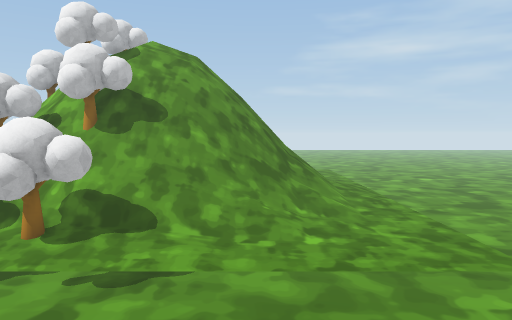
view 1 (above)

23 first-person views from a walk through a scene from a Unity 3-D project. The camera is 1.5 m above the floor, tilts 4° down and sees 70° across. The floor is counted in squares, 1 m on a side. Each view is taken from the middle of a square. On the plan, view 1 faces up. The plan holds only what a view shows up to about 16 squares ahead; the rest is blank. The place goes on beyond the plan. The player character is not drawn. Some animated figures are left out.

view 2
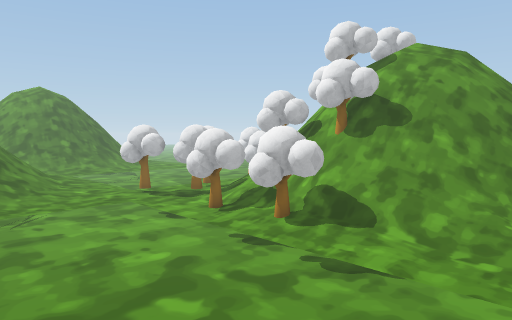

view 3
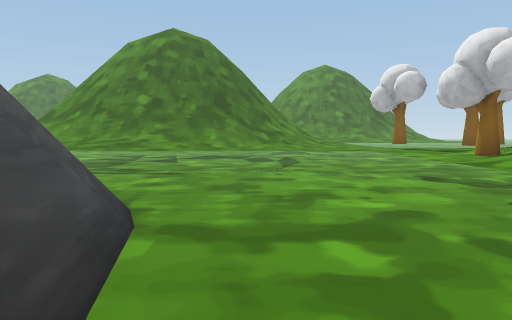

view 4
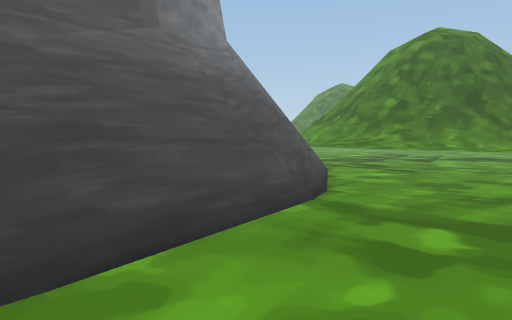

view 5
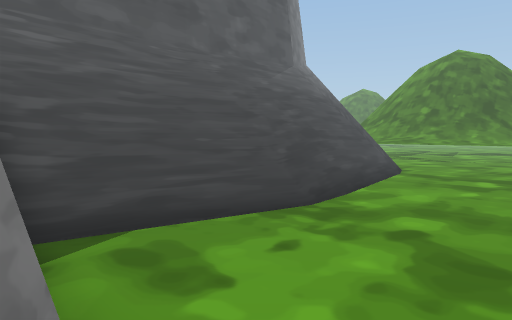

view 6
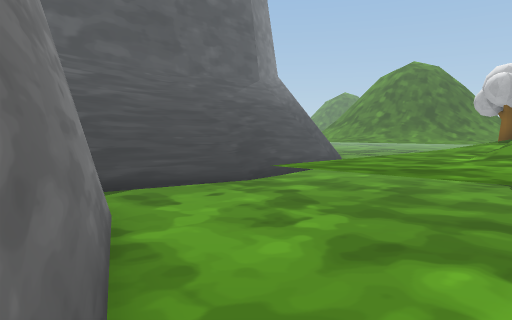

view 7
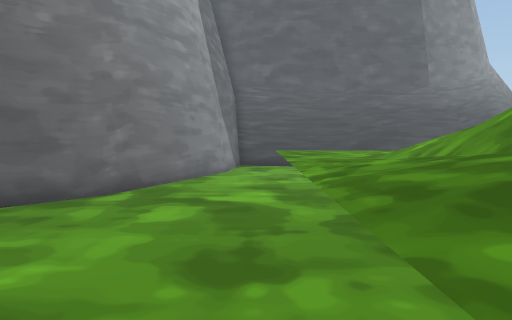

view 8
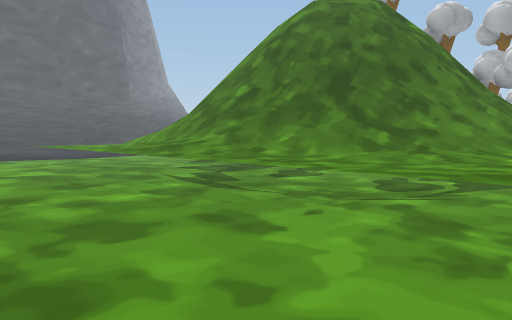

view 9
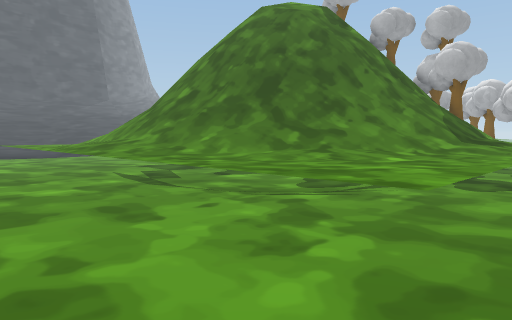

view 10
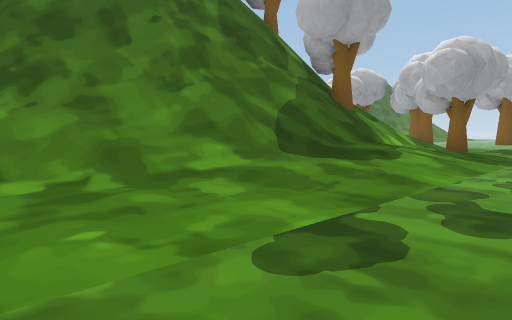

view 11
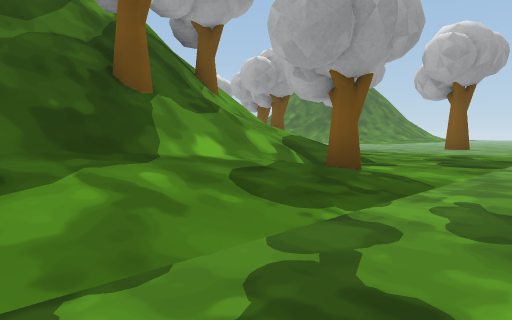

view 12
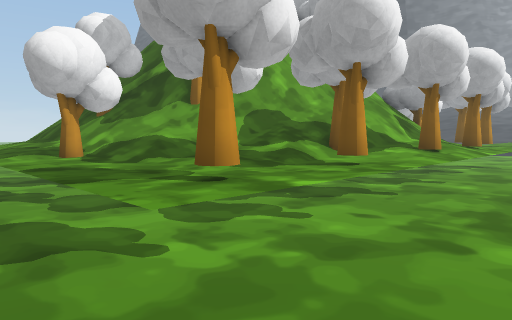

view 13
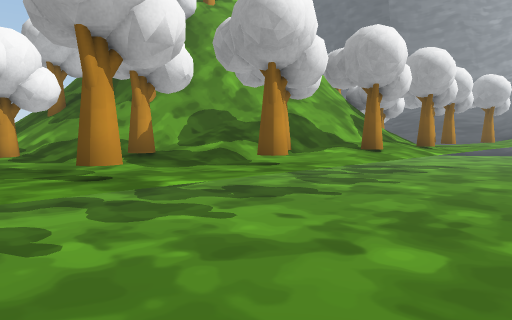

view 14
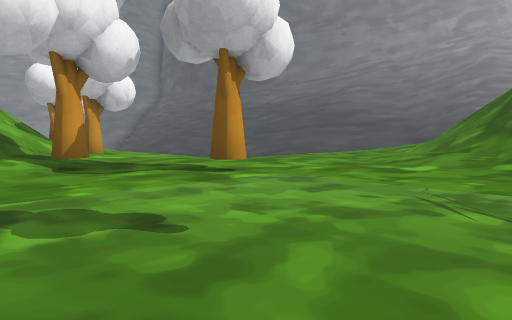

view 15
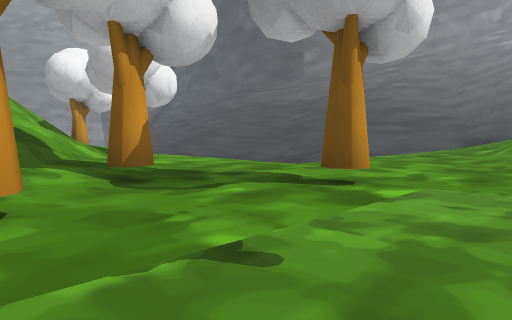

view 16
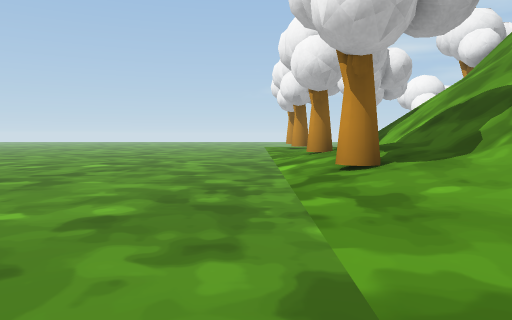

view 17
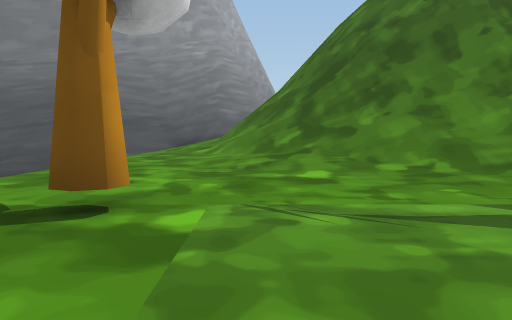

view 18
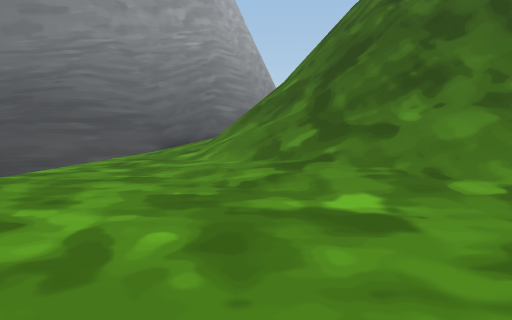

view 19
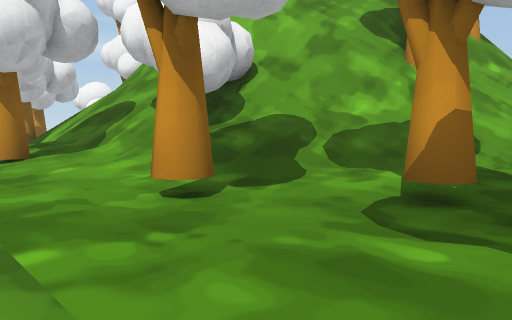

view 20
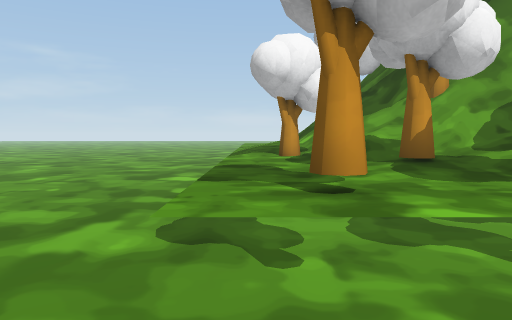

view 21
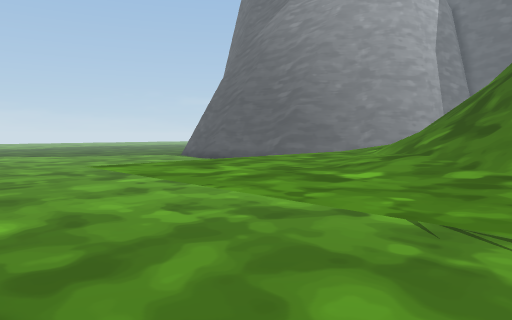

view 22
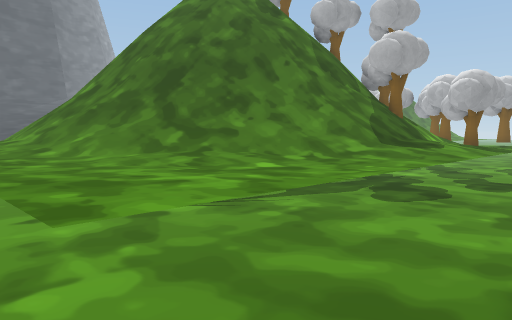

view 23
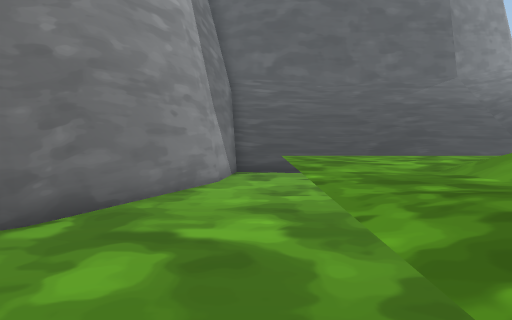

### Floor plan
Key: @ floor where view 1 was taken; # wall or solid block; . main floor; : floor 2.5 m higher than the main floor; / step, stairs or slope; = window, fence, low wall or low ledge; ^ raised ledge; v drop or lower ground; T tree.
Columns run from 18 left of view 1 to 10 right of it. Each row starts with its distance up from view 1.
 29      .............      .
 28  .  ...................... .
 27 .............................
 26 ....^^^^^^^^^^^^^^^^^^^^.....
 25 ....TT^^^TT^^^^^^^^^^^^^.....
 24 ....^^^T^^^^^ ^^^^^^^^^^.....
 23 ....^^^T^^       ^^^^^^^.....
 22 ....TT^^^          ^^^^^....
 21 ....^TT^            ^^^^....
 20 ....^^^             ^^^^....
 19 ....TT^              ^^^....
 18 ....T^^              ^^^....
 17 ....^^^              ^^^...
 16 ....T^^              ^^^.....
 15 ....T^#              ^^^.....
 14  ...^^T              ^^^.....
 13   ..^^^#            ^^^^.....
 12 . ..^T^^           ^^^^^.....
 11   ..^T^^^^        ^^^^^^.....
 10   ..^^T^^^^#     ^^^^^^^....#
  9  ...T^^^^^^^^^^^^^^^^^^^...##
  8  ^^^T^^^^TT^^T^^^^^^^^^^...##
  7 ^^^^^^^^^^^^^^^^^^^^^^^^...#
  6 ^^^^^^^...................##
  5 ^^^^^^^...................#
  4  ^^^^^^..................##
  3   ^^^^^..................#
  2    ^^^^.........##/////..#
  1    ^^^^...../=====///////#
  0     ^^^...=//=###/@////==#
 -1     ^^^..==///:v/////#=###
 -2     ^^^=###///////#######
 -3     ^^^##v////#####   #
 -4     ^^##v///###
 -5     ^##vv ###
 -6     ^^ v=##
 -7        =##

Positions as (right, up) in squares from view 1, and headings:
1: (0, 0), facing up
2: (2, 0), facing up-left
3: (0, 3), facing left
4: (1, 6), facing down-left
5: (8, 7), facing down-left
6: (10, 11), facing down-left
7: (6, 19), facing down
8: (10, 26), facing down-left
9: (9, 28), facing down-left
10: (1, 28), facing down-left
11: (-4, 28), facing down-left
12: (-17, 28), facing down-right
13: (-18, 27), facing down-right
14: (-18, 12), facing down-right
15: (-16, 12), facing down-right
16: (-15, 11), facing up
17: (-15, 11), facing down
18: (-15, 9), facing down
19: (-15, 9), facing up-right
20: (-17, 26), facing right
21: (-1, 29), facing down-right
22: (6, 29), facing down-left
23: (6, 16), facing down
